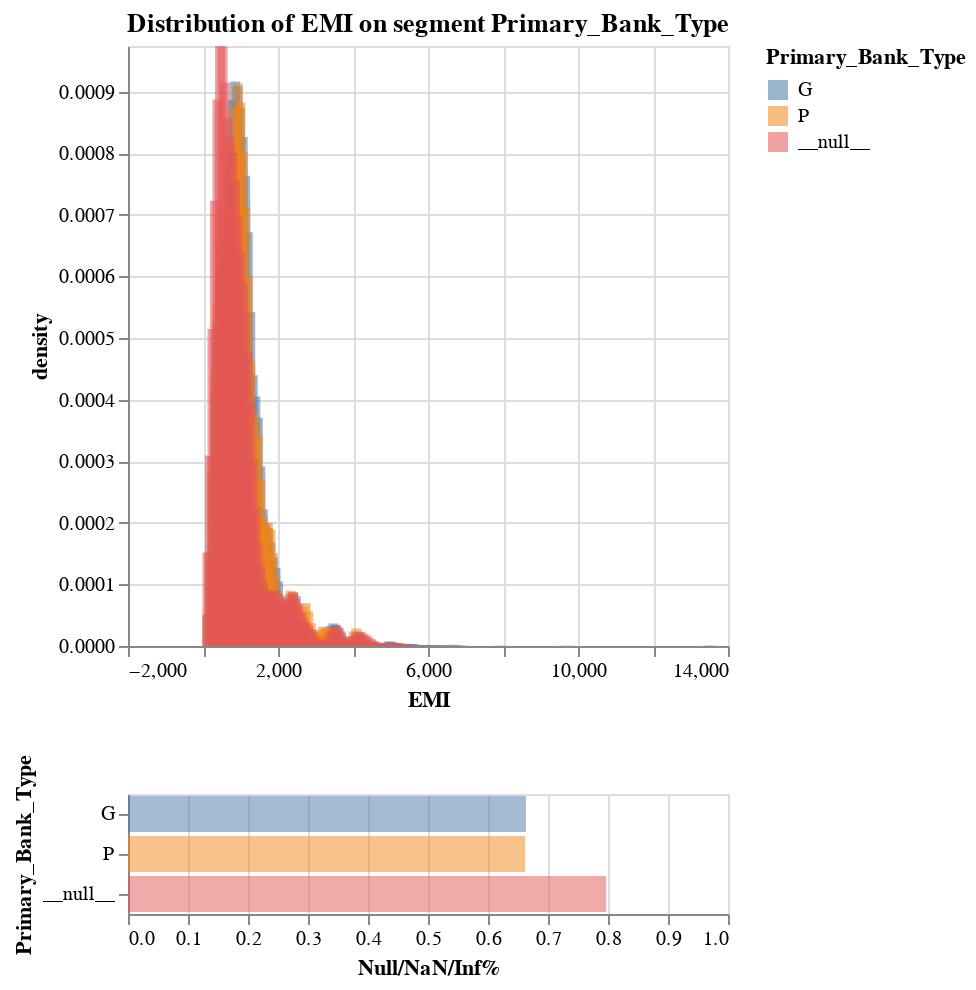

This figure's notebook cell:
### Code cell
dia.compare_dist_on_segment(
    "EMI", 
    by = "Primary_Bank_Type",
    # (pl.col("Loan_Amount") > 10_000).alias("high_loan_amount"), # The segment we want to use
    n_bins=100, 
    density=True, 
)

### Figure 1 — Vega specification as saved in the notebook (floating-point values rounded to 4 significant figures; data arrays with more than 128 entries replaced by an {"elided": "..."} marker saying what was removed)
{"$schema": "https://vega.github.io/schema/vega/v5.json", "data": [{"name": "_server_source_0", "values": {"elided": "22276 records"}}, {"name": "param_2_store"}, {"name": "source_0", "source": "_server_source_0", "transform": [{"type": "kde", "groupby": ["Primary_Bank_Type"], "field": "EMI", "as": ["EMI", "density"], "resolve": "shared"}, {"type": "filter", "expr": "isValid(datum[\"EMI\"]) && isFinite(+datum[\"EMI\"]) && isValid(datum[\"density\"]) && isFinite(+datum[\"density\"])"}, {"type": "project", "fields": ["EMI", "Primary_Bank_Type", "density"]}]}, {"name": "source_1", "values": [{"Primary_Bank_Type": "P", "bad_rate": 0.6618, "bad_rate_end": 0.6618, "bad_rate_start": 0.0}, {"Primary_Bank_Type": "G", "bad_rate": 0.6633, "bad_rate_end": 0.6633, "bad_rate_start": 0.0}, {"Primary_Bank_Type": "__null__", "bad_rate": 0.7969, "bad_rate_end": 0.7969, "bad_rate_start": 0.0}]}, {"name": "source_0_color_domain_Primary_Bank_Type_0", "source": "source_0", "transform": [{"type": "aggregate", "groupby": ["Primary_Bank_Type"], "fields": [], "ops": [], "as": []}, {"type": "formula", "expr": "datum['Primary_Bank_Type']", "as": "sort_field"}, {"type": "project", "fields": ["Primary_Bank_Type"]}]}, {"name": "source_1_color_domain_Primary_Bank_Type_1", "values": [{"Primary_Bank_Type": "P"}, {"Primary_Bank_Type": "G"}, {"Primary_Bank_Type": "__null__"}]}, {"name": "source_0_view_3_x_domain_EMI", "source": "source_0", "transform": [{"type": "formula", "expr": "+datum['EMI']", "as": "EMI"}, {"type": "aggregate", "groupby": [], "fields": ["EMI", "EMI"], "ops": ["min", "max"], "as": ["min", "max"]}]}, {"name": "source_0_view_3_y_domain_density", "source": "source_0", "transform": [{"type": "formula", "expr": "+datum['density']", "as": "density"}, {"type": "aggregate", "groupby": [], "fields": ["density", "density"], "ops": ["min", "max"], "as": ["min", "max"]}]}, {"name": "source_1_concat_1_y_domain_Primary_Bank_Type", "values": [{"Primary_Bank_Type": "P"}, {"Primary_Bank_Type": "G"}, {"Primary_Bank_Type": "__null__"}]}], "signals": [{"name": "view_3_height", "value": 300}, {"name": "concat_1_y_step", "value": 20}, {"name": "concat_1_height", "update": "bandspace(domain('concat_1_y').length, 0.1, 0.05) * concat_1_y_step"}, {"name": "unit", "value": {}, "on": [{"events": "pointermove", "update": "isTuple(group()) ? group() : unit"}]}, {"name": "param_2_Primary_Bank_Type_legend", "value": null, "on": [{"events": [{"source": "view", "markname": "Primary_Bank_Type_legend_symbols", "type": "click"}, {"source": "view", "markname": "Primary_Bank_Type_legend_labels", "type": "click"}, {"source": "view", "markname": "Primary_Bank_Type_legend_entries", "type": "click"}], "update": "isDefined(datum.value) ? datum.value : item().items[0].items[0].datum.value", "force": true}, {"events": [{"source": "view", "type": "click"}], "update": "!event.item || !datum ? null : param_2_Primary_Bank_Type_legend", "force": true}]}, {"name": "param_2", "update": "vlSelectionResolve(\"param_2_store\", \"union\", true, true)"}], "marks": [{"type": "group", "name": "view_3_group", "encode": {"update": {"width": {"signal": "width"}, "height": {"signal": "view_3_height"}}}, "signals": [{"name": "param_2_tuple", "update": "param_2_Primary_Bank_Type_legend !== null ? {fields: param_2_tuple_fields, values: [param_2_Primary_Bank_Type_legend]} : null"}, {"name": "param_2_tuple_fields", "value": [{"type": "E", "field": "Primary_Bank_Type"}]}, {"name": "param_2_toggle", "value": false, "on": [{"events": {"merge": [{"source": "view", "type": "click"}]}, "update": "event.shiftKey"}]}, {"name": "param_2_modify", "on": [{"events": {"signal": "param_2_tuple"}, "update": "modify(\"param_2_store\", param_2_toggle ? null : param_2_tuple, param_2_toggle ? null : true, param_2_toggle ? param_2_tuple : null)"}]}], "marks": [{"type": "rect", "name": "view_3_marks", "from": {"data": "source_0"}, "encode": {"update": {"fill": {"field": "Primary_Bank_Type", "scale": "color"}, "opacity": [{"value": 0.55, "test": "!length(data(\"param_2_store\")) || vlSelectionTest(\"param_2_store\", datum)"}, {"value": 0}], "xc": {"field": "EMI", "scale": "view_3_x"}, "width": {"value": 5}, "y": {"field": "density", "scale": "view_3_y"}, "y2": {"value": 0, "scale": "view_3_y"}}}, "style": ["bar"], "interactive": true}], "axes": [{"scale": "view_3_x", "domain": false, "grid": true, "maxExtent": 0, "tickCount": {"signal": "ceil(width/40)"}, "labels": false, "gridScale": "view_3_y", "ticks": false, "orient": "bottom", "minExtent": 0, "aria": false, "zindex": 0}, {"scale": "view_3_y", "minExtent": 0, "gridScale": "view_3_x", "labels": false, "domain": false, "ticks": false, "maxExtent": 0, "grid": true, "zindex": 0, "orient": "left", "tickCount": {"signal": "ceil(view_3_height/40)"}, "aria": false}, {"scale": "view_3_x", "labelFlush": true, "tickCount": {"signal": "ceil(width/40)"}, "labelOverlap": true, "zindex": 0, "grid": false, "orient": "bottom", "title": "EMI"}, {"scale": "view_3_y", "zindex": 0, "title": "density", "grid": false, "labelOverlap": true, "orient": "left", "tickCount": {"signal": "ceil(view_3_height/40)"}}], "title": {"text": "Distribution of EMI on segment Primary_Bank_Type", "frame": "group"}, "style": "cell"}, {"type": "group", "name": "concat_1_group", "encode": {"update": {"width": {"signal": "width"}, "height": {"signal": "concat_1_height"}}}, "marks": [{"type": "rect", "name": "concat_1_marks", "from": {"data": "source_1"}, "encode": {"update": {"opacity": {"value": 0.5}, "y": {"field": "Primary_Bank_Type", "scale": "concat_1_y"}, "fill": {"field": "Primary_Bank_Type", "scale": "color"}, "height": {"signal": "max(0.25, bandwidth('concat_1_y'))"}, "x": {"field": "bad_rate_end", "scale": "concat_1_x"}, "x2": {"field": "bad_rate_start", "scale": "concat_1_x"}, "tooltip": {"signal": "{\"Null/NaN/Inf%\": format(datum[\"bad_rate\"], \"\")}"}}}, "style": ["bar"], "interactive": true}], "axes": [{"scale": "concat_1_x", "grid": true, "domain": false, "zindex": 0, "orient": "bottom", "maxExtent": 0, "gridScale": "concat_1_y", "minExtent": 0, "labels": false, "ticks": false, "aria": false, "tickCount": {"signal": "ceil(width/40)"}}, {"scale": "concat_1_x", "zindex": 0, "grid": false, "labelFlush": true, "title": "Null/NaN/Inf%", "labelOverlap": true, "orient": "bottom", "tickCount": {"signal": "ceil(width/40)"}}, {"scale": "concat_1_y", "orient": "left", "grid": false, "title": "Primary_Bank_Type", "zindex": 0}], "style": "cell"}], "scales": [{"name": "color", "type": "ordinal", "domain": {"fields": [{"data": "source_0_color_domain_Primary_Bank_Type_0", "field": "Primary_Bank_Type"}, {"data": "source_1_color_domain_Primary_Bank_Type_1", "field": "Primary_Bank_Type"}], "sort": true}, "range": "category"}, {"name": "view_3_x", "type": "linear", "domain": [{"signal": "(data(\"source_0_view_3_x_domain_EMI\")[0] || {}).min"}, {"signal": "(data(\"source_0_view_3_x_domain_EMI\")[0] || {}).max"}], "range": [0, {"signal": "width"}], "nice": true, "zero": false, "padding": 5}, {"name": "view_3_y", "type": "linear", "domain": [{"signal": "(data(\"source_0_view_3_y_domain_density\")[0] || {}).min"}, {"signal": "(data(\"source_0_view_3_y_domain_density\")[0] || {}).max"}], "range": [{"signal": "view_3_height"}, 0], "domainMin": 0, "zero": true}, {"name": "concat_1_x", "type": "linear", "domain": [0, 1], "range": [0, {"signal": "width"}], "zero": true}, {"name": "concat_1_y", "type": "band", "domain": {"data": "source_1_concat_1_y_domain_Primary_Bank_Type", "field": "Primary_Bank_Type", "sort": true}, "range": {"step": {"signal": "concat_1_y_step"}}, "paddingInner": 0.1, "paddingOuter": 0.05}], "legends": [{"fill": "color", "symbolType": "square", "title": "Primary_Bank_Type", "encode": {"labels": {"name": "Primary_Bank_Type_legend_labels", "interactive": true, "update": {"opacity": [{"test": "(!length(data(\"param_2_store\")) || (param_2[\"Primary_Bank_Type\"] && indexof(param_2[\"Primary_Bank_Type\"], datum.value) >= 0))", "value": 1}, {"value": 0.35}]}}, "symbols": {"name": "Primary_Bank_Type_legend_symbols", "interactive": true, "update": {"opacity": [{"test": "(!length(data(\"param_2_store\")) || (param_2[\"Primary_Bank_Type\"] && indexof(param_2[\"Primary_Bank_Type\"], datum.value) >= 0))", "value": 0.55}, {"value": 0.35}]}}, "entries": {"name": "Primary_Bank_Type_legend_entries", "interactive": true, "update": {"fill": {"value": "transparent"}}}}}], "background": "white", "width": 300, "layout": {"padding": 20, "columns": 1, "bounds": "full", "align": "each"}, "padding": 5}
